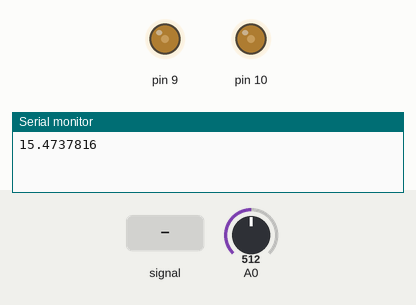
Recording of a sketch running on a simulated Arduino Uno, built with avr-gcc and run on an emulated ATmega328P. On the bench: output pins drawn as LEDs (lit = HIGH), the last lines printed to the serial monitor. Inputs (shaded band) come from the test bench; at power-on: A0 = 512. Pins used as bus, display or sensor lines are not drawn.

Above: at 1.2 s.
1.3 s: A0 fed a 200 Hz sine of ±460 counts around its level
4.3 s: A0 set to 21
At 4.46 s:
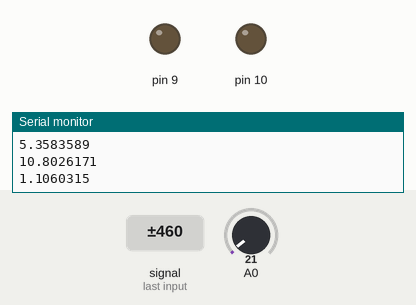
Timing chart, 0 to 5.3 s (numbered marks = the images above; inputs shaded):
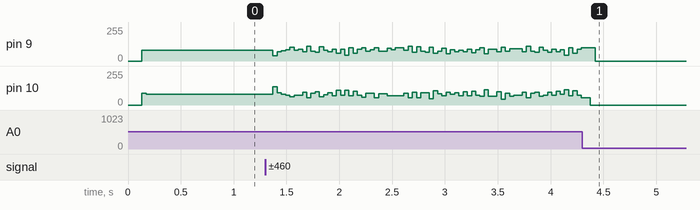

The sketch:

sPWM_variable_freq1.ino
```cpp
#include <avr/io.h>
#include <avr/interrupt.h>

#define LookupEntries (512)

//Varible declaration
static int microMHz = 16; // Micro clock frequency
static int freq;     // Sinusoidal frequency
static long int period;   // Period of PWM in clock cycles. 1600 gives 10KHz.
static unsigned int lookUp[LookupEntries];
static char theTCCR1A = 0b10000010; //varible for TCCR1A
static unsigned long int phaseinc, switchFreq;
static double phaseincMult;

//Function prototypes
int setFreq(int _freq);
int setSwitchFreq(int sfreq);
void registerInit(void);


void setup(){
  Serial.begin(9600);
  setSwitchFreq(10000);
  setFreq(50);
  registerInit();
}

void loop(){
  /*
  // Un-comment inorder to read from A1 to change the switching frequency, note that if you have a noisey potentiometer the
  // it will disrupt the signal as the lookup table needs to be regenerated everytime the switing frequency is changed
  int sensorValue = analogRead(A1);
  static int sensorValue2;
  if(sensorValue > sensorValue2*1.01 || sensorValue < sensorValue2*0.99){
    sensorValue2 = sensorValue;
    setSwitchFreq(map(sensorValue, 0, 1023, 1000, 19000));

    Serial.println(switchFreq);
    Serial.print(phaseinc>>23);
    Serial.print(".");
    Serial.print(phaseinc&0x007FFFFF);
    Serial.print("\n");
  }*/

  // Value read in from A0 changes the frequency of the sine wave
  int sensorValue = analogRead(A0);
  static int sensorValue2;
  if(sensorValue > sensorValue2*1.01 || sensorValue < sensorValue2*0.99){
    sensorValue2 = sensorValue;
    setFreq(map(sensorValue, 0, 1023, 5, 300));

    Serial.print(phaseinc>>23);
    Serial.print(".");
    Serial.print(phaseinc&0x007FFFFF);
    Serial.print("\n");
  }
}

ISR(TIMER1_OVF_vect){
  static unsigned long int phase, lastphase;
  static char delay1, trig = LOW;

  phase += phaseinc;

  if(delay1 > 0){ // toggle the output pins one ISR call after phase has overflowed
    theTCCR1A ^= 0b10100000;// Toggle connect and disconnect of compare output A and B.
    TCCR1A = theTCCR1A;
    delay1 = 0;
  }
  else if((phase>>31 != lastphase>>31) && !(phase>>31)){ //if phase has overflowed . . .
    delay1++;
    trig = !trig;
    digitalWrite(13,trig); // pin can be used as triggre on oscilloscope
  }
  lastphase = phase;

  OCR1A = OCR1B = lookUp[phase >> 23];
}

int setFreq(int _freq){
  if(_freq < 0 || _freq > 1000){ // returns 0 if the frequency value is invalid
    return 0;
  } else {
    freq = _freq;
    phaseinc = (unsigned long int) phaseincMult*_freq;
    return 1; // returns 1 if freqency set sucessfully
  }
}

int setSwitchFreq(int sfreq){
  double temp;

  if(sfreq <= 0 || sfreq > 20000){
    return 0;
  } else {
    switchFreq = sfreq;
    period = microMHz*1e6/sfreq;
    cli(); //disable global interupts while lookup table is made
    TCCR1A = 0b00000010; //disconnect compare A and B while lookup table is generated
    ICR1   = period;
    for(int i = 0; i < LookupEntries; i++){ // Generating the look up table.
      temp = sin(i*M_PI/LookupEntries)*period;
      lookUp[i] = (int)(temp+0.5);       // Round to integer.
    }
    //sindevisions*decimalbits/1MHz =
    //1024*2^23/1e6 = 8,589.934592
    phaseincMult = (double) period*8589.934592/microMHz;
    phaseinc = (unsigned long int) phaseincMult*freq;
    TCCR1A = theTCCR1A; // reconnect compare outputs
    sei(); //re-enable interupts now that table has been made
    return 1;
  }
}

void registerInit(void){
  // Register initilisation, see datasheet for more detail.
  TCCR1A = theTCCR1A; // 0b10000010;
  /*10 clear on match, set at BOTTOM for compA.
   00 compB disconected initially, toggled later to clear on match, set at BOTTOM.
   00
   10 WGM1 1:0 for waveform 15.
   */
  TCCR1B = 0b00011001;
  /*000
   11 WGM1 3:2 for waveform 15.
   001 no prescale on the counter.
   */
  TIMSK1 = 0b00000001;
  /*0000000
   1 TOV1 Flag interrupt enable.
   */
  sei();             // Enable global interrupts.
  // Set outputs pins.
  DDRB   = 0b00000110; // Set PB1 and PB2 as outputs.
  pinMode(13, OUTPUT); // Set trigger pin to output
}
```
